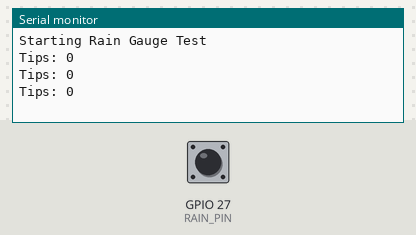
A sketch run on a simulated ESP32. Shown: the last lines printed to the serial monitor. The inputs (shaded band) are chosen by the test bench; at power-on: GPIO 27 (RAIN_PIN) HIGH.

Above: at 4.2 s.
4.3 s: GPIO 27 (RAIN_PIN) pulled LOW for 0.15 s
At 4.9 s:
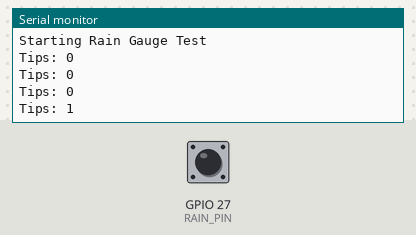
5.9 s: GPIO 27 (RAIN_PIN) pulled LOW for 1 s
At 6.4 s:
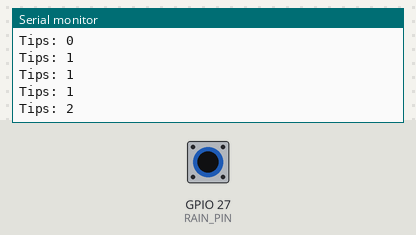
8.4 s: GPIO 27 (RAIN_PIN) pulled LOW for 0.15 s
At 8.9 s:
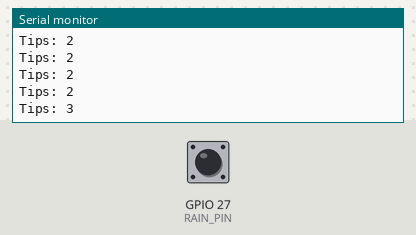
Timing chart, 0 to 11.4 s (numbered marks = the images above; inputs shaded):
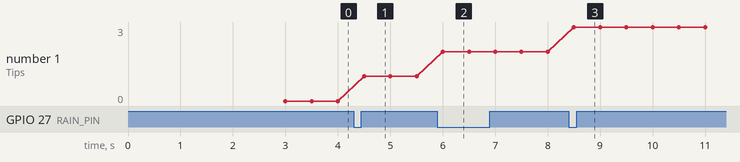

The sketch:

05_rain_gauge_test.ino
```cpp
#define RAIN_PIN 27

volatile int tipCount = 0;
unsigned long lastDebounce = 0;
int printCount = 0;

void IRAM_ATTR rainTip() {
  if (millis() - lastDebounce > 500) {
    tipCount++;
    lastDebounce = millis();
  }
}

void setup() {
  Serial.begin(115200);
  delay(3000);
  pinMode(RAIN_PIN, INPUT_PULLUP);
  attachInterrupt(digitalPinToInterrupt(RAIN_PIN), rainTip, FALLING);
  Serial.println("Starting Rain Gauge Test");
}

void loop() {
  if (printCount >= 30) {
    Serial.println("30 lines reached. Stopped.");
    while (1);
  }

  Serial.print("Tips: ");
  Serial.print(tipCount);
  Serial.println();

  printCount++;
  delay(500);
}
```

Measured:
- after the input at 4.3 s, the serial monitor: prints a new line after 0.20 s (image 1)
- after the input at 5.9 s, the serial monitor: prints a new line after 0.10 s (image 2)
- after the input at 8.4 s, the serial monitor: prints a new line after 0.10 s (image 3)
- plotted number 1: 0 → 1 after the input at 4.3 s, 1 → 2 after the input at 5.9 s, 2 → 3 after the input at 8.4 s
